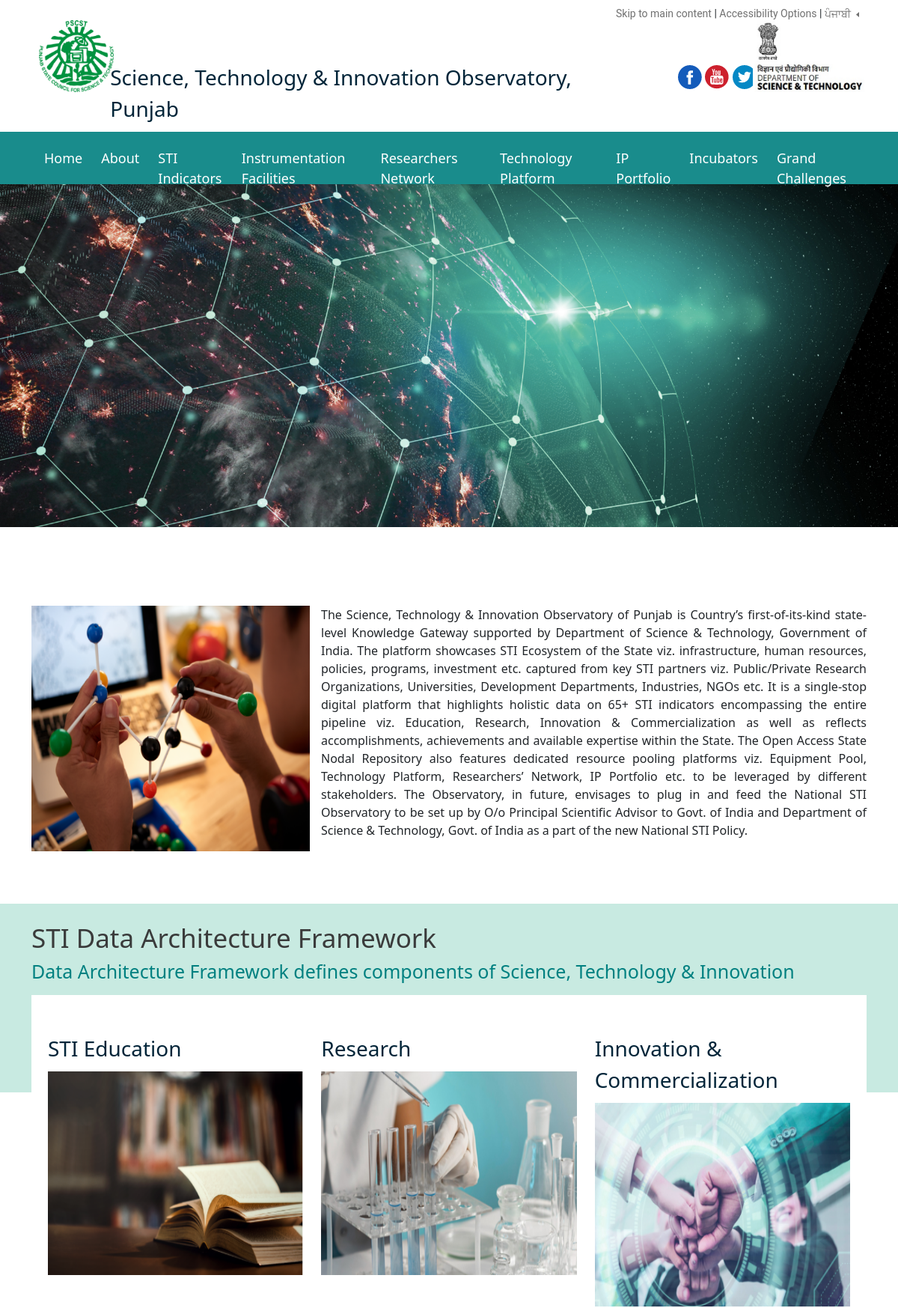
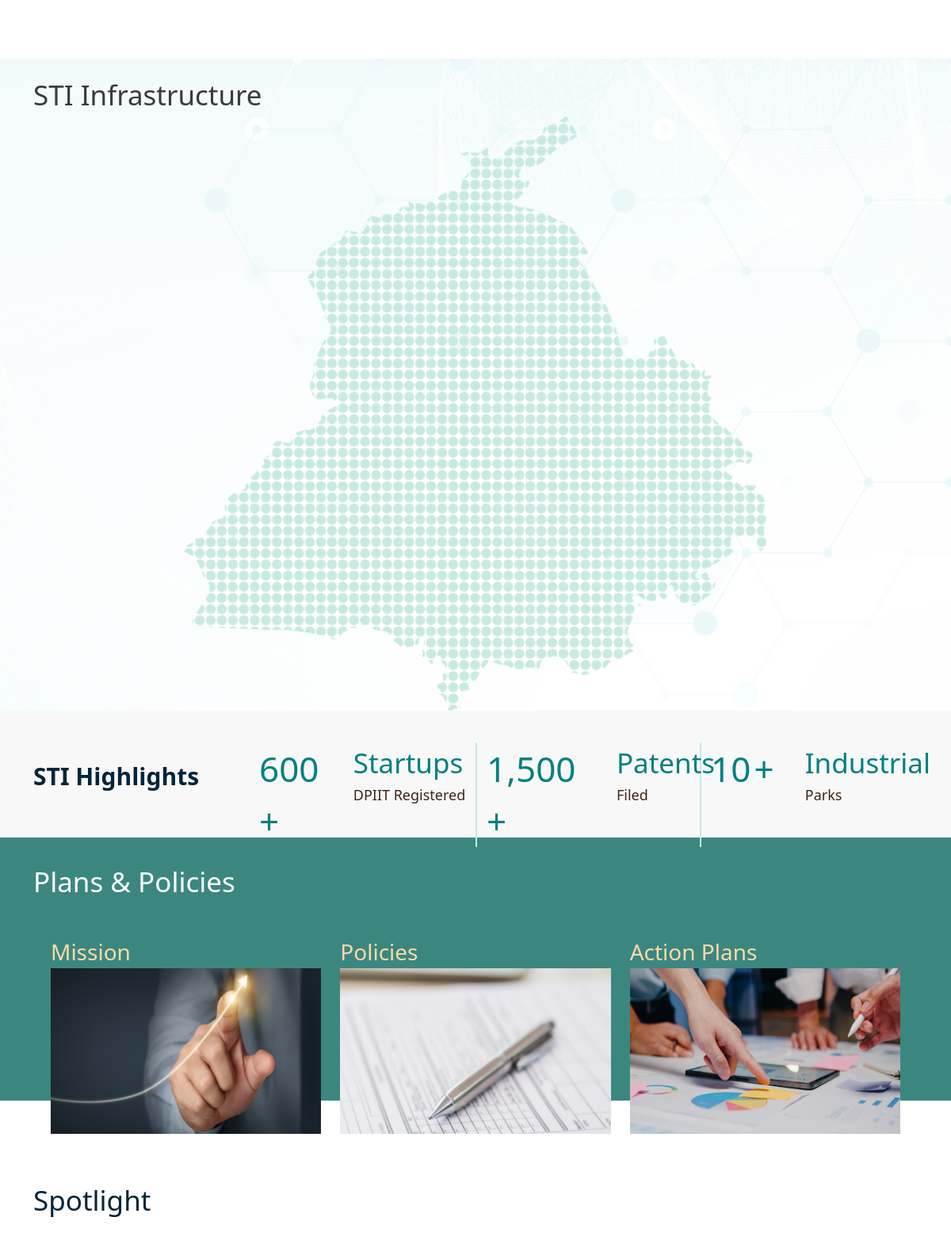
The page / (upper part) on the database its author committed (2 pictures, top to bottom).
### sti_app/models.py (models this page shows, shortened)
class HeaderMenu(models.Model):
    menu_name = models.CharField(max_length=200)
    menu_link = models.CharField(max_length=200, default='#')
    pub_date = models.DateTimeField(default=datetime.now, blank=True)

class HomeSlider(models.Model):
    home_slider_title = models.TextField(null=True)
    home_slider_image = models.ImageField(blank=True, upload_to='home_slider_image')
    pub_date = models.DateTimeField(default=datetime.now, blank=True)

class HomeData(models.Model):
    home_info_text = models.TextField(null=True)
    home_info_image = models.ImageField(blank=True, upload_to='home_info_image')
    pub_date = models.DateTimeField(default=datetime.now, blank=True)

class HomeFramework(models.Model):
    home_framework_title = models.CharField(null=True, max_length=200)
    home_framework_image = models.ImageField(blank=True, upload_to='home_framework_image')
    pub_date = models.DateTimeField(default=datetime.now, blank=True)

class HomePlanPolicies(models.Model):
    home_plan_policies_title = models.CharField(null=True, max_length=200)
    home_plan_policies_image = models.ImageField(blank=True, upload_to='home_policies_image')
    pub_date = models.DateTimeField(default=datetime.now, blank=True)

### sti_app/views.py (the view)
# urls.py: path('', views.index, name='index'),
def index(request):
    header_menu_name = HeaderMenu.objects.all()
    footer_menu_name = FooterMenu.objects.all()
    slider = HomeSlider.objects.all()
    home_data = HomeData.objects.all()
    spotlight = Spotlight.objects.all()
    framework = HomeFramework.objects.all()
    policies = HomePlanPolicies.objects.all()
    return render(request, 'index.html',
                  context={'header_menu_name': header_menu_name, 'footer_menu_name': footer_menu_name,'slider':slider,
                           'home_data': home_data, 'spotlight': spotlight, 'framework':framework, 'policies':policies})

### sti_app/templates/index.html (shortened to what this page needs)
<html lang="en" xmlns="http://www.w3.org/1999/html">
{% load static %}
<head>
    <link  href="https://cdnjs.cloudflare.com/ajax/libs/font-awesome/5.10.0/css/all.min.css" rel="stylesheet"/>
    <link rel="stylesheet" href="{% static 'css/style.css' %}" type="text/css" />
    <link rel="stylesheet" href="{% static 'css/bootstrap.min.css' %}" type="text/css" />
    <link rel="stylesheet" href="{% static 'js/bootstrap.js' %}" type="text/css" />
</head>
<body>
<div class="container-fluid ">
    <div class="container">
        <div class="col-lg-12 col-md-12 top-bar">
            <div class="row">
                <div class="col-lg-12 col-md-12 text-end">
                    <span class="top-skip-bar">
                        <a href="">Skip to main content</a> |
                        <a href="">Accessibility Options</a> |
                        <a href="">ਪੰਜਾਬੀ</a>&nbsp;&nbsp;<img src="{% static 'images/Polygon 8.png' %}"/>
                    </span>
                </div>
                <div class="col-lg-8 col-md-8">
                    <div class="row">
                        <div class="col-lg-1 col-md-1">
                            <img src="{% static 'images/Logo.png' %}" width="100px"/>
                        </div>
                        <div class="col-lg-11 col-md-11 header-title">
                            <span>Science, Technology & Innovation Observatory, Punjab</span>
                        </div>
                    </div>
                </div>
                <div class="col-lg-2 col-md-2 icons">
                    <span class="float-end">
                        <a class="" href="#"><img src="{% static 'images/facebook.png' %}"/></a>
                        <a class="" href="#"><img src="{% static 'images/youtube.png' %}"/></a>
                        <a class="" href="#"><img src="{% static 'images/twitter.png' %}"/></i></a>
                    </span>
                </div>
                <div class="col-lg-2 col-md-2 dst-logo">
                    <img src="{% static 'images/dst_logo.png' %}" class="float-end" width="150px"/>
                </div>
            </div>
        </div>
    </div>
    <div class="col-lg-12 col-md-12 header-menu">
        <div class="container">
            <nav class="navbar navbar-expand-lg">
                 <div class="collapse navbar-collapse" id="navbarNavAltMarkup">
                    <div class="navbar-nav">
                        {% for menu in header_menu_name %}
                             <a class="nav-link" href= {% url menu.menu_link %}>{{menu.menu_name}}</a>
                        {%endfor%}
                    </div>
                 </div>
            </nav>
        </div>
    </div>
</div>
{% block content %}
<div class="container-fluid">
     <div class="col-lg-12 col-md-12">
         <div class="slider row g-0">
             {% for slide in slider %}
             <img src="{{ slide.home_slider_image.url }}" width="100%" height="100%"/>
             {% endfor %}
         </div>
     </div>
    <div class="container">
        <div class="col-lg-12 col-md-12 home_info_data all">
            <div class="row g-0">
                {% for homedata in home_data %}
                     <div class="col-lg-4 col-md-4">
                         <img src="{{ homedata.home_info_image.url }}" width="100%" height="100%"/>
                     </div>
                     <div class="col-lg-8 col-md-8 home_info text-justify">
                            <p>{{homedata.home_info_text}}</p>
                     </div>
                 {% endfor %}
            </div>
        </div>
    </div>
    <div class="container-fluid all">
        <div class="col-lg-12 col-md-12 sti-data sti-data-arch all">
            <div class="container">
                <span>STI Data Architecture Framework</span>
                 <div class="col-lg-12 col-md-12 data-arch">
                    <span>Data Architecture Framework defines components of Science, Technology & Innovation</span>
                 </div>
            </div>
        </div>
        <div class="container">
             <div class="col-lg-12 col-md-12 sti-div">
                 <div class="row sti-margin">
                     {% for frame in framework %}
                        <div class="col-lg-4 col-md-4">
                             <div class="col-lg-12 col-md-12 home-sti-data-text">
                                 <a href="#" class="text-decoration-none">{{frame.home_framework_title}}</a>
                             </div>
                             <div class="col-lg-12 col-md-12 home-sti-data-img">
                                  <img src="{{ frame.home_framework_image.url }}" width="100%" height="100%"/>
                             </div>
                         </div>
                     {% endfor %}
                 </div>
             </div>
        </div>
        <div class="container-fluid card__image sti-infra-bg">
            <div class="container">
                 <div class="col-lg-12 col-md-12 sti-data">
                     <span>STI Infrastructure</span>
                     <div class="row">
                         <div class="col-lg-2 col-md-2">
                         </div>
                         <div class="col-lg-8 col-md-8 text-center">
                            <img src="{% static 'images/punjab_map.png' %}" width="100%" height="100%"/>
                         </div>
                         <div class="col-lg-2 col-md-2">
                         </div>
                 </div>
             </div>
            </div>
        </div>
        <div class="container-fluid">
            <div class="highlight-bg col-md-12">
                <div class="container col-lg-12 col-md-12">
                    <div class="row">
                        <div class="col-lg-3 col-md-3 sti-high-text">
                            <span>STI Highlights</span>
                        </div>
                        <div class="col-lg-3 col-md-3">
                            <div class="row">
                                 <div class="col-lg-5 col-md-5">
                                     <span id="state1" countTo="600" class="sti-high-internal-600">0</span>
                                    <span class="sti-high-internal-plus">+</span>
                                 </div>
                                <div class="col-lg-7 col-md-7">
                                    <span class="sti-high-internal">Startups</span>
                                    <span class="sti-high-internal-text">DPIIT Registered</span>
                                </div>
                            </div>
                        </div>
                        <div class="col-lg-3 col-md-3 sti-internal-div">
                            <div class="row">
                                 <div class="col-lg-7 col-md-7">
                                     <span id="state2" countTo="1500" class="sti-high-internal-600">0</span>
                                    <span class="sti-high-internal-plus">+</span>
                                 </div>
                                <div class="col-lg-5 col-md-5">
                                    <span class="sti-high-internal">Patents</span>
                                    <span class="sti-high-internal-text">Filed</span>
                                </div>
                            </div>
                        </div>
                        <div class="col-lg-3 col-md-3">
                            <div class="row">
                                 <div class="col-lg-5 col-md-5">
                                     <span id="state3" countTo="10" class="sti-high-internal-600">0</span>
                                    <span class="sti-high-internal-plus">+</span>
                                 </div>
                                <div class="col-lg-7 col-md-7">
                                    <span class="sti-high-internal">Industrial</span>
                                    <span class="sti-high-internal-text">Parks</span>
                                </div>
                            </div>
                        </div>
                    </div>
                </div>
            </div>
        </div>
        <div class="col-lg-12 col-md-12 policy-data">
            <div class="container">
                <span>Plans & Policies</span>
                <div class="col-lg-12 col-md-12 policy-div">
                     <div class="row policy-margin">
                         {% for policy in policies %}
                            <div class="col-lg-4 col-md-4">
                                 <div class="col-lg-12 col-md-12 policy-data-text">
                                     <a href="#" class="text-decoration-none">{{policy.home_plan_policies_title}}</a>
                                 </div>
                                 <div class="col-lg-12 col-md-12 policy-data-img">
                                      <img src="{{ policy.home_plan_policies_image.url }}" width="100%" height="100%"/>
                                 </div>
                             </div>
                         {% endfor %}
                     </div>
                </div>
            </div>
        </div>
        <div class="container">
            <div class="col-lg-12 col-md-12 spt-data all">
                <span>Spotlight</span>
            </div>
        </div>
    </div>
        {% endblock %}
    </div>
</body>
</html>

### sti_app/static/css/style.css (style rules this page uses)
.container-fluid { padding:0 !important; margin:0 !important; }
.all { margin-top:70px !important; }
.top-bar { padding:10px; }
.top-skip-bar { font: normal 14px Roboto; }
.top-skip-bar a { color: #707070; text-decoration:none; }
.header-title { padding-top: 55px; padding-left: 45px !important; color: #022539; font-size:28px; display: inline-block }
.icons { padding: 0px !important; width:20% !important; margin-top: 60px !important; }
.dst-logo { padding: 0px !important; width:13% !important; }
.header-menu { background: #008080E6 0% 0% no-repeat padding-box; height:70px; }
.header-menu a { color: #FFFFFF; font-size:18px; padding-top:14px; padding-left: 17px !important; }
.navbar-expand-lg { padding:10px 0 0 105px; }
.home_info_data { padding-top: 35px; }
.home_info { font-size:16px; padding-left: 15px !important; }
.sti-margin { margin: 20px 10px!important; padding-top:50px; }
.sti-data-arch { background-color:#C8EAE1; height: 252px; }
.sti-div { background-color:#FFFFFF; position:relative; bottom:150px; }
.sti-data { font-size:35px; color: #3A3B3B; padding-top:20px; }
.data-arch { color: #008080; font-size:25px; }
.home-sti-data-text { font-size:28px; }
.home-sti-data-text a, .home-sti-data-text a:hover { color: #022539; }
.home-sti-data-img { margin-top:10px; }
.sti-infra-bg { background-image: url("/static/images/Infra_BG.png") }
.highlight-bg { background-color: #F8F8F8; padding-top:40px !important; height: 20%; }
.sti-high-text { color: #022539; font-weight:bold; font-size:30px; padding-top: 20px; }
.sti-high-internal-600, .sti-high-internal-plus { color:#008080; font-size:44px; }
.sti-high-internal { color:#008080; font-size:35px; }
.sti-high-internal-text { color:#3D2514; font-size:18px; }
.sti-internal-div { border-right: 2px solid #C8EAE1; border-left: 2px solid #C8EAE1; }
.policy-data { background-color: #3B877F; color: #FFFFFF; font-size:35px; padding-top: 30px; }
.policy-margin { margin: 10px 10px!important; padding-top:30px; }
.policy-data-text { font-size:28px; }
.policy-data-text a, .policy-data-text a:hover { color: #FED9AA; }
.spt-data { font-size:35px; padding: 30px 0; color:#022539; }
.text-justify { text-align: justify; }

### rows shown on the page
HeaderMenu: menu_name "Home"
HeaderMenu: menu_name "About"
HeaderMenu: menu_name "STI Indicators"
HeaderMenu: menu_name "Instrumentation Facilities"
HeaderMenu: menu_name "Researchers Network"
HeaderMenu: menu_name "Technology Platform"
HeaderMenu: menu_name "IP Portfolio"
HeaderMenu: menu_name "Incubators"
HeaderMenu: menu_name "Grand Challenges"
HomeSlider: home_slider_image (picture)
HomeData: home_info_image (picture), home_info_text "The Science, Technology & Innovation Observatory of Punjab is Country’s first-of-its-kind state-level Knowledge Gateway supported by Department of Science & Technology, Government of India. The platform showcases STI Ecosystem of the State viz. infrastructure, human resources, policies, programs, investment etc. captured from key STI partners viz. Public/Private Research Organizations, Universities, Development Departments, Industries, NGOs etc. It is a single-stop digital platform that highlights holistic data on 65+ STI indicators encompassing the entire pipeline viz. Education, Research, Innovation & Commercialization as well as reflects accomplishments, achievements and available…"
HomeFramework: home_framework_title "STI Education", home_framework_image (picture)
HomeFramework: home_framework_title "Research", home_framework_image (picture)
HomeFramework: home_framework_title "Innovation & Commercialization", home_framework_image (picture)
HomePlanPolicies: home_plan_policies_title "Mission", home_plan_policies_image (picture)
HomePlanPolicies: home_plan_policies_title "Policies", home_plan_policies_image (picture)
HomePlanPolicies: home_plan_policies_title "Action Plans", home_plan_policies_image (picture)
